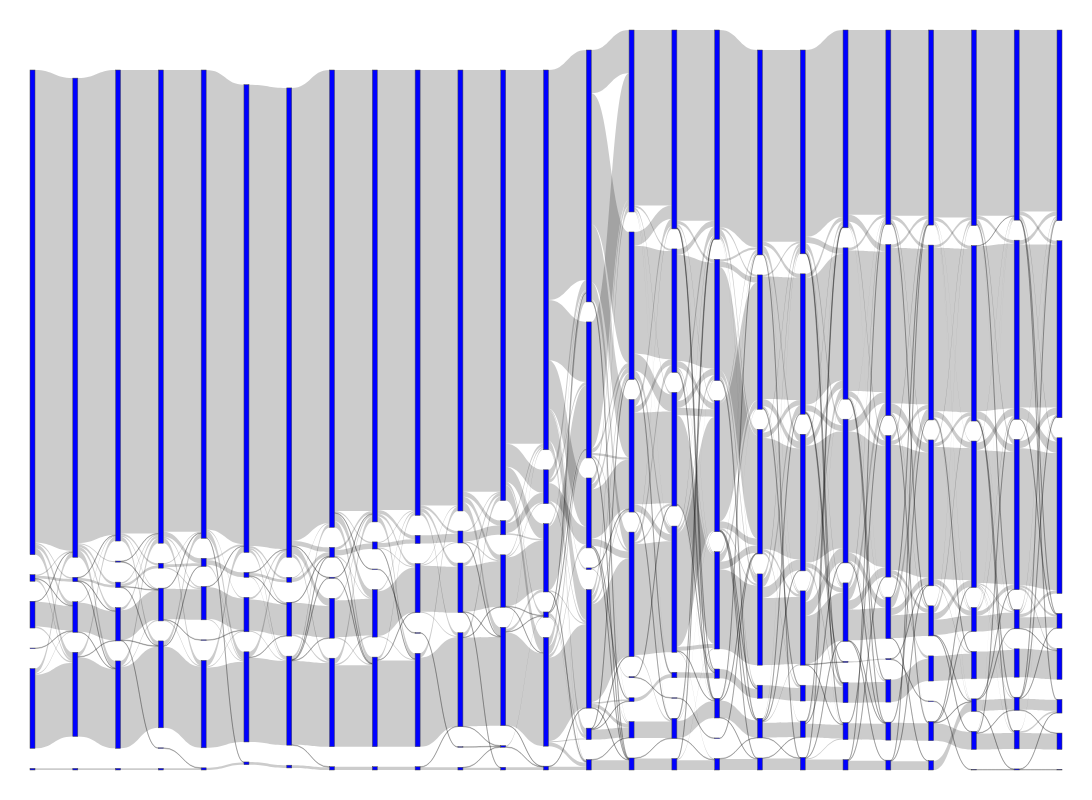

The notebook cell saved with this chart:
### Code cell
fig.update_layout(font_size=15, width=1200, height=800, margin=dict(t=30,l=30,b=30,r=30))
fig.show()

### Figure 1 — Plotly figure (JSON) as saved in the notebook; plotly's stock layout.template omitted (floating-point values rounded to 4 significant figures; data arrays with more than 128 entries replaced by an {"elided": "..."} marker saying what was removed)
{"data": [{"link": {"source": {"elided": "564 int values"}, "target": {"elided": "564 int values"}, "value": {"elided": "564 int values"}}, "node": {"color": "blue", "thickness": 5}, "type": "sankey"}], "layout": {"font": {"size": 15}, "height": 800, "margin": {"b": 30, "l": 30, "r": 30, "t": 30}, "width": 1200}}
